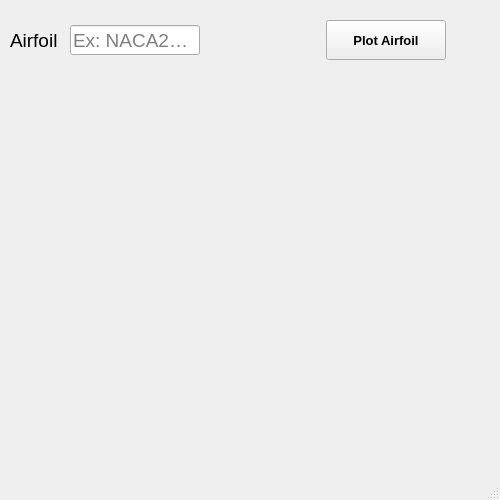
<?xml version="1.0" encoding="UTF-8"?>
<ui version="4.0">
 <class>MainWindow</class>
 <widget class="QMainWindow" name="MainWindow">
  <property name="geometry">
   <rect>
    <x>0</x>
    <y>0</y>
    <width>500</width>
    <height>500</height>
   </rect>
  </property>
  <property name="minimumSize">
   <size>
    <width>500</width>
    <height>500</height>
   </size>
  </property>
  <property name="maximumSize">
   <size>
    <width>500</width>
    <height>500</height>
   </size>
  </property>
  <property name="windowTitle">
   <string>MainWindow</string>
  </property>
  <widget class="QWidget" name="centralwidget">
   <widget class="QWidget" name="horizontalLayoutWidget">
    <property name="geometry">
     <rect>
      <x>270</x>
      <y>0</y>
      <width>231</width>
      <height>81</height>
     </rect>
    </property>
    <layout class="QHBoxLayout" name="horizontalLayout">
     <item>
      <spacer name="horizontalSpacer_2">
       <property name="orientation">
        <enum>Qt::Horizontal</enum>
       </property>
       <property name="sizeHint" stdset="0">
        <size>
         <width>40</width>
         <height>20</height>
        </size>
       </property>
      </spacer>
     </item>
     <item>
      <widget class="QPushButton" name="plotAirfoilButton">
       <property name="minimumSize">
        <size>
         <width>120</width>
         <height>40</height>
        </size>
       </property>
       <property name="font">
        <font>
         <family>MS Shell Dlg 2</family>
         <pointsize>10</pointsize>
         <weight>75</weight>
         <italic>false</italic>
         <bold>true</bold>
        </font>
       </property>
       <property name="text">
        <string>Plot Airfoil</string>
       </property>
      </widget>
     </item>
     <item>
      <spacer name="horizontalSpacer">
       <property name="orientation">
        <enum>Qt::Horizontal</enum>
       </property>
       <property name="sizeHint" stdset="0">
        <size>
         <width>40</width>
         <height>20</height>
        </size>
       </property>
      </spacer>
     </item>
    </layout>
   </widget>
   <widget class="QLineEdit" name="lineEdit">
    <property name="geometry">
     <rect>
      <x>70</x>
      <y>25</y>
      <width>130</width>
      <height>30</height>
     </rect>
    </property>
    <property name="font">
     <font>
      <pointsize>14</pointsize>
      <weight>50</weight>
      <bold>false</bold>
      <kerning>true</kerning>
     </font>
    </property>
    <property name="autoFillBackground">
     <bool>false</bool>
    </property>
    <property name="text">
     <string/>
    </property>
    <property name="placeholderText">
     <string>Ex: NACA2412</string>
    </property>
   </widget>
   <widget class="QLabel" name="label">
    <property name="geometry">
     <rect>
      <x>10</x>
      <y>20</y>
      <width>111</width>
      <height>41</height>
     </rect>
    </property>
    <property name="font">
     <font>
      <pointsize>14</pointsize>
     </font>
    </property>
    <property name="text">
     <string>Airfoil</string>
    </property>
   </widget>
   <widget class="MplWidget" name="MplWidget" native="true">
    <property name="geometry">
     <rect>
      <x>10</x>
      <y>100</y>
      <width>480</width>
      <height>350</height>
     </rect>
    </property>
   </widget>
  </widget>
  <widget class="QMenuBar" name="menubar">
   <property name="geometry">
    <rect>
     <x>0</x>
     <y>0</y>
     <width>500</width>
     <height>21</height>
    </rect>
   </property>
  </widget>
  <widget class="QStatusBar" name="statusbar"/>
 </widget>
 <customwidgets>
  <customwidget>
   <class>MplWidget</class>
   <extends>QWidget</extends>
   <header>mplwidget.h</header>
   <container>1</container>
  </customwidget>
 </customwidgets>
 <resources/>
 <connections/>
</ui>
